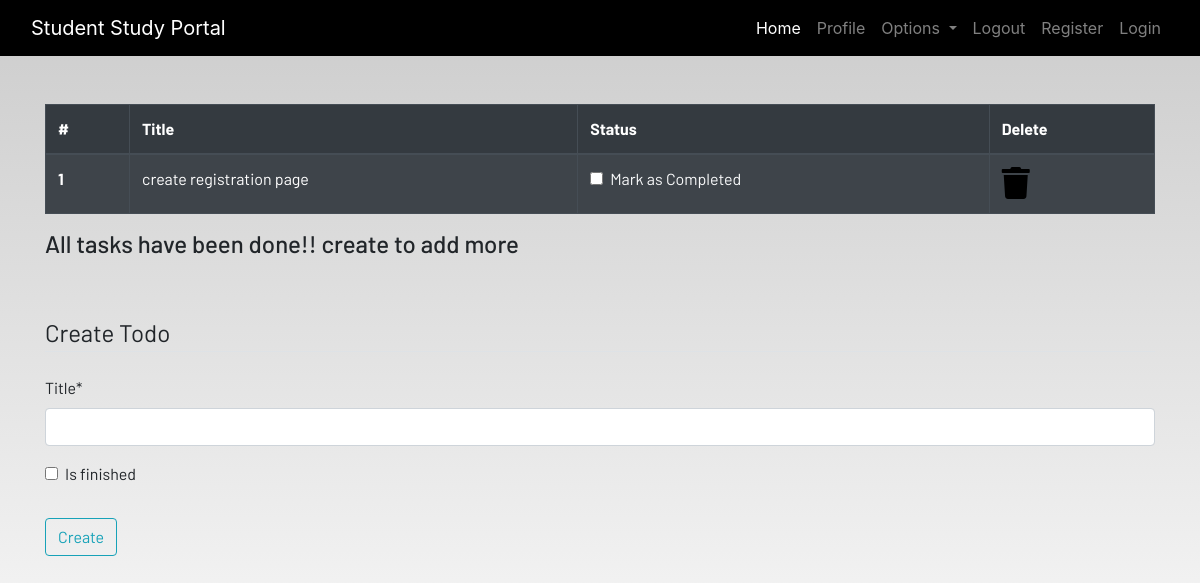
The app's page /todo (signed in), older data.
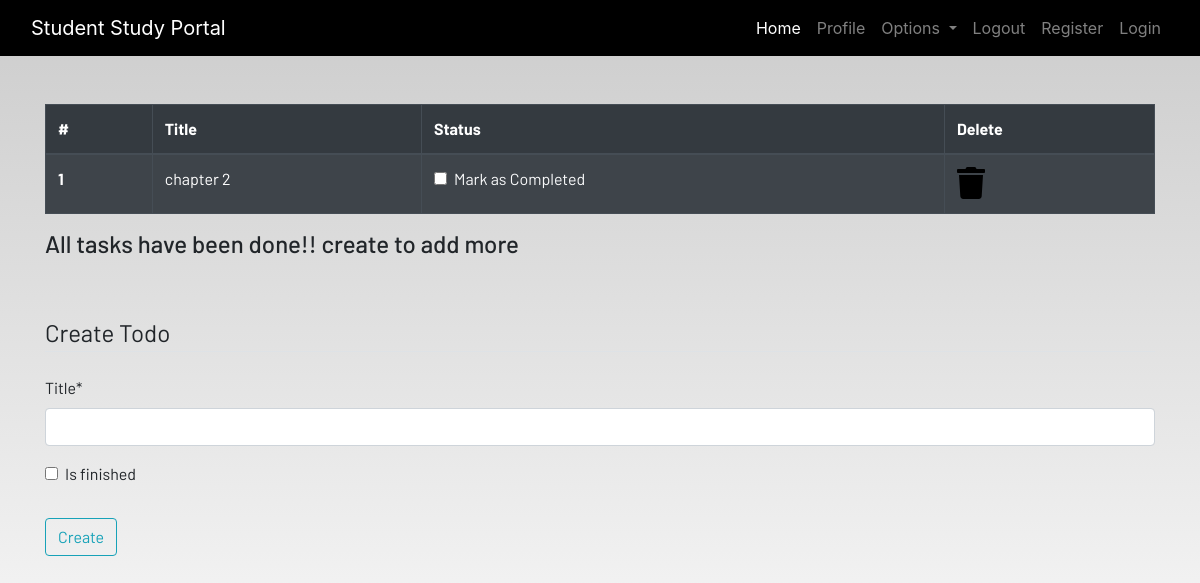
The same page, newer data.
### dashboard/models.py (models this page shows, shortened)
class Todo(models.Model):
    user = models.ForeignKey(User, on_delete=models.CASCADE)
    title = models.CharField(max_length=100)
    is_finished = models.BooleanField(default=False)

### dashboard/views.py (the view)
# urls.py: path('todo', views.todo, name='todo'),
@login_required
def todo(request):
    todo = Todo.objects.filter(user = request.user)
    if request.method == "POST":
        form = TodoForm(request.POST)
        if form.is_valid():
            try:
                finished = request.POST['is_finished']
                if finished == 'on':
                    finished = True
                else:
                    finished = False
            except:
                finished = False
            todo = Todo(
                user = request.user,
                title = request.POST['title'],
                is_finished = finished
            )
            todo.save()
            messages.success(request, f'To do added successfully from {request.user}')
        return redirect('todo')
    else:
        form = TodoForm()
    context = {'todos' : todo, 'form' : form}
    return render(request, 'dashboard/todo.html', context)

### dashboard/forms.py
class TodoForm(forms.ModelForm):
    class Meta:
        model = Todo
        fields = ['title', 'is_finished']

### dashboard/templates/dashboard/todo.html (shortened to what this page needs)
{% extends 'dashboard/base.html' %}
{% load static %}
{% load crispy_forms_tags %}
{% block content %}
<div class="container">
    <table class="table table-striped table-bordered table-hover table-dark">
        <thead>
            <tr>
                <th scope="col">#</th>
                <th scope="col">Title</th>
                <th scope="col">Status</th>
                <th scope="col">Delete</th>
            </tr>
        </thead>
        <tbody>
            {% for todo in todos %}
            <tr>
                <th scope="row">{{forloop.counter}}</th>
                <td>{{todo.title}}</td>
                <td>
                    <a href="{% url 'update_todo' todo.id %}">
                        <div class="form-check">
                            {% if todo.is_finished %}
                            <input class="form-check-input" type="checkbox" value="" checked id=1>
                            {% else %}
                            <input class="form-check-input" type="checkbox" value="" id=1>
                            {% endif %}
                            <label class="form-check-label text-light" for="flexCheckDefault">
                                Mark as Completed
                            </label>
                        </div>
                    </a>
                </td>
                <td><a href="{% url 'delete_todo' todo.id %}"><i class="fa fa-trash fa-2x"></i></a></td>
            </tr>
            {% endfor %}
        </tbody>
    </table>
    <h4>All tasks have been done!! create to add more</h4>
</div><br><br>
<div class="container">
    <form method="POST">
        <fieldset class="form-group">
            <legend class="border-bottom mb-4">Create Todo</legend>
            {{form|crispy}}
        </fieldset>
        <div class="form-group">
            <button href="" class="btn btn-outline-info" type="submit">
                Create
            </button>
        </div>
    </form>
</div>
{% endblock content %}

Row changes from the older to the newer data that the page shows:
removed Todo: title "create registration page"
added Todo: title "chapter 2"
